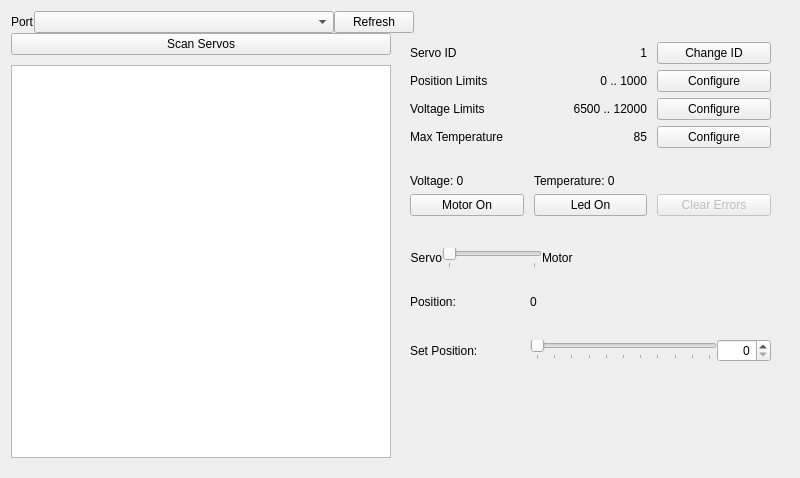
<?xml version="1.0" encoding="UTF-8"?>
<ui version="4.0">
 <class>ServoTerminal</class>
 <widget class="QWidget" name="ServoTerminal">
  <property name="geometry">
   <rect>
    <x>0</x>
    <y>0</y>
    <width>800</width>
    <height>478</height>
   </rect>
  </property>
  <property name="windowTitle">
   <string>LewanSoul Servo Terminal</string>
  </property>
  <layout class="QVBoxLayout">
   <property name="spacing">
    <number>0</number>
   </property>
   <item>
    <layout class="QHBoxLayout" stretch="0,0,0,1">
     <item>
      <widget class="QLabel" name="label">
       <property name="text">
        <string>Port</string>
       </property>
      </widget>
     </item>
     <item>
      <widget class="QComboBox" name="portCombo">
       <property name="minimumSize">
        <size>
         <width>300</width>
         <height>0</height>
        </size>
       </property>
      </widget>
     </item>
     <item>
      <widget class="QPushButton" name="refreshPortsButton">
       <property name="text">
        <string>Refresh</string>
       </property>
      </widget>
     </item>
     <item>
      <spacer>
       <property name="orientation">
        <enum>Qt::Horizontal</enum>
       </property>
       <property name="sizeHint" stdset="0">
        <size>
         <width>0</width>
         <height>0</height>
        </size>
       </property>
      </spacer>
     </item>
    </layout>
   </item>
   <item>
    <widget class="QWidget" name="connectionGroup" native="true">
     <layout class="QHBoxLayout">
      <property name="spacing">
       <number>10</number>
      </property>
      <property name="leftMargin">
       <number>0</number>
      </property>
      <property name="topMargin">
       <number>0</number>
      </property>
      <item>
       <layout class="QVBoxLayout" stretch="0,1">
        <property name="spacing">
         <number>10</number>
        </property>
        <property name="rightMargin">
         <number>0</number>
        </property>
        <item>
         <widget class="QPushButton" name="scanServosButton">
          <property name="text">
           <string>Scan Servos</string>
          </property>
         </widget>
        </item>
        <item>
         <widget class="QListWidget" name="servoList">
          <property name="sizePolicy">
           <sizepolicy hsizetype="Minimum" vsizetype="Expanding">
            <horstretch>0</horstretch>
            <verstretch>0</verstretch>
           </sizepolicy>
          </property>
         </widget>
        </item>
       </layout>
      </item>
      <item>
       <widget class="QWidget" name="servoGroup" native="true">
        <layout class="QGridLayout">
         <property name="horizontalSpacing">
          <number>10</number>
         </property>
         <item row="4" column="0">
          <spacer name="verticalSpacer_3">
           <property name="orientation">
            <enum>Qt::Vertical</enum>
           </property>
           <property name="sizeType">
            <enum>QSizePolicy::Fixed</enum>
           </property>
           <property name="sizeHint" stdset="0">
            <size>
             <width>20</width>
             <height>20</height>
            </size>
           </property>
          </spacer>
         </item>
         <item row="5" column="1">
          <widget class="QLabel" name="currentTemperature">
           <property name="text">
            <string>Temperature: 0</string>
           </property>
          </widget>
         </item>
         <item row="13" column="0">
          <spacer name="verticalSpacer">
           <property name="orientation">
            <enum>Qt::Vertical</enum>
           </property>
           <property name="sizeHint" stdset="0">
            <size>
             <width>20</width>
             <height>40</height>
            </size>
           </property>
          </spacer>
         </item>
         <item row="2" column="2">
          <widget class="QPushButton" name="configureVoltageLimitsButton">
           <property name="text">
            <string>Configure</string>
           </property>
          </widget>
         </item>
         <item row="0" column="0">
          <widget class="QLabel" name="servoName">
           <property name="text">
            <string>Servo ID</string>
           </property>
          </widget>
         </item>
         <item row="1" column="1">
          <widget class="QLabel" name="positionLimits">
           <property name="text">
            <string>0 .. 1000</string>
           </property>
           <property name="alignment">
            <set>Qt::AlignRight|Qt::AlignTrailing|Qt::AlignVCenter</set>
           </property>
          </widget>
         </item>
         <item row="1" column="0">
          <widget class="QLabel" name="label">
           <property name="text">
            <string>Position Limits</string>
           </property>
          </widget>
         </item>
         <item row="7" column="0">
          <spacer name="verticalSpacer_2">
           <property name="orientation">
            <enum>Qt::Vertical</enum>
           </property>
           <property name="sizeType">
            <enum>QSizePolicy::Fixed</enum>
           </property>
           <property name="sizeHint" stdset="0">
            <size>
             <width>20</width>
             <height>20</height>
            </size>
           </property>
          </spacer>
         </item>
         <item row="2" column="0">
          <widget class="QLabel" name="label">
           <property name="text">
            <string>Voltage Limits</string>
           </property>
          </widget>
         </item>
         <item row="5" column="0">
          <widget class="QLabel" name="currentVoltage">
           <property name="text">
            <string>Voltage: 0</string>
           </property>
          </widget>
         </item>
         <item row="8" column="0" colspan="3">
          <layout class="QHBoxLayout" name="horizontalLayout_2">
           <item>
            <widget class="QLabel" name="label">
             <property name="sizePolicy">
              <sizepolicy hsizetype="Preferred" vsizetype="Preferred">
               <horstretch>0</horstretch>
               <verstretch>0</verstretch>
              </sizepolicy>
             </property>
             <property name="text">
              <string>Servo</string>
             </property>
             <property name="alignment">
              <set>Qt::AlignRight|Qt::AlignTrailing|Qt::AlignVCenter</set>
             </property>
            </widget>
           </item>
           <item>
            <widget class="QSlider" name="servoOrMotorSwitch">
             <property name="minimumSize">
              <size>
               <width>100</width>
               <height>0</height>
              </size>
             </property>
             <property name="maximumSize">
              <size>
               <width>100</width>
               <height>16777215</height>
              </size>
             </property>
             <property name="maximum">
              <number>1</number>
             </property>
             <property name="pageStep">
              <number>1</number>
             </property>
             <property name="orientation">
              <enum>Qt::Horizontal</enum>
             </property>
             <property name="tickPosition">
              <enum>QSlider::TicksBelow</enum>
             </property>
            </widget>
           </item>
           <item>
            <widget class="QLabel" name="label">
             <property name="text">
              <string>Motor</string>
             </property>
            </widget>
           </item>
           <item>
            <spacer name="horizontalSpacer">
             <property name="orientation">
              <enum>Qt::Horizontal</enum>
             </property>
             <property name="sizeHint" stdset="0">
              <size>
               <width>40</width>
               <height>20</height>
              </size>
             </property>
            </spacer>
           </item>
          </layout>
         </item>
         <item row="3" column="0">
          <widget class="QLabel" name="label">
           <property name="text">
            <string>Max Temperature</string>
           </property>
          </widget>
         </item>
         <item row="0" column="1">
          <widget class="QLabel" name="servoIdLabel">
           <property name="text">
            <string>1</string>
           </property>
           <property name="alignment">
            <set>Qt::AlignRight|Qt::AlignTrailing|Qt::AlignVCenter</set>
           </property>
          </widget>
         </item>
         <item row="3" column="2">
          <widget class="QPushButton" name="configureMaxTemperatureButton">
           <property name="text">
            <string>Configure</string>
           </property>
          </widget>
         </item>
         <item row="6" column="0">
          <widget class="QPushButton" name="motorOnButton">
           <property name="text">
            <string>Motor On</string>
           </property>
           <property name="checkable">
            <bool>true</bool>
           </property>
           <property name="checked">
            <bool>false</bool>
           </property>
          </widget>
         </item>
         <item row="2" column="1">
          <widget class="QLabel" name="voltageLimits">
           <property name="text">
            <string>6500 .. 12000</string>
           </property>
           <property name="alignment">
            <set>Qt::AlignRight|Qt::AlignTrailing|Qt::AlignVCenter</set>
           </property>
          </widget>
         </item>
         <item row="1" column="2">
          <widget class="QPushButton" name="configurePositionLimitsButton">
           <property name="text">
            <string>Configure</string>
           </property>
          </widget>
         </item>
         <item row="0" column="2">
          <widget class="QPushButton" name="configureIdButton">
           <property name="text">
            <string>Change ID</string>
           </property>
          </widget>
         </item>
         <item row="3" column="1">
          <widget class="QLabel" name="maxTemperature">
           <property name="text">
            <string>85</string>
           </property>
           <property name="alignment">
            <set>Qt::AlignRight|Qt::AlignTrailing|Qt::AlignVCenter</set>
           </property>
          </widget>
         </item>
         <item row="6" column="1">
          <widget class="QPushButton" name="ledOnButton">
           <property name="text">
            <string>Led On</string>
           </property>
           <property name="checkable">
            <bool>true</bool>
           </property>
          </widget>
         </item>
         <item row="6" column="2">
            <widget class="QPushButton" name="clearLedErrorsButton">
                <property name="text"><string>Clear Errors</string></property>
                <property name="enabled"><bool>false</bool></property>
            </widget>
         </item>
         <item row="7" column="2">
           <widget class="QLabel" name="ledErrors" />
         </item>
         <item row="9" column="0" colspan="3">
          <widget class="QStackedWidget" name="servoOrMotorModeUi">
           <property name="currentIndex">
            <number>0</number>
           </property>
           <widget class="QWidget" name="servoModeUi">
            <layout class="QGridLayout">
             <property name="leftMargin">
              <number>0</number>
             </property>
             <property name="topMargin">
              <number>0</number>
             </property>
             <property name="rightMargin">
              <number>0</number>
             </property>
             <property name="bottomMargin">
              <number>0</number>
             </property>
             <property name="horizontalSpacing">
              <number>0</number>
             </property>
             <property name="verticalSpacing">
              <number>10</number>
             </property>
             <item row="0" column="0">
              <widget class="QLabel" name="label">
               <property name="text">
                <string>Position:</string>
               </property>
              </widget>
             </item>
             <item row="0" column="1">
              <widget class="QLabel" name="currentPosition">
               <property name="text">
                <string>0</string>
               </property>
              </widget>
             </item>
             <item row="1" column="0">
              <widget class="QLabel" name="label">
               <property name="text">
                <string>Set Position:</string>
               </property>
              </widget>
             </item>
             <item row="1" column="1" colspan="2">
              <layout class="QHBoxLayout" name="horizontalLayout">
               <item>
                <widget class="QSlider" name="positionSlider">
                 <property name="minimum">
                  <number>0</number>
                 </property>
                 <property name="maximum">
                  <number>1000</number>
                 </property>
                 <property name="sliderPosition">
                  <number>0</number>
                 </property>
                 <property name="orientation">
                  <enum>Qt::Horizontal</enum>
                 </property>
                 <property name="tickPosition">
                  <enum>QSlider::TicksBelow</enum>
                 </property>
                 <property name="tickInterval">
                  <number>100</number>
                 </property>
                </widget>
               </item>
               <item>
                <widget class="QSpinBox" name="positionEdit">
                 <property name="minimumSize">
                  <size>
                   <width>0</width>
                   <height>0</height>
                  </size>
                 </property>
                 <property name="alignment">
                  <set>Qt::AlignRight|Qt::AlignTrailing|Qt::AlignVCenter</set>
                 </property>
                 <property name="maximum">
                  <number>1000</number>
                 </property>
                 <property name="keyboardTracking">
                   <bool>false</bool>
                 </property>
                </widget>
               </item>
              </layout>
             </item>
            </layout>
           </widget>
           <widget class="QWidget" name="motorModeUi">
            <layout class="QGridLayout">
             <property name="leftMargin">
              <number>0</number>
             </property>
             <property name="topMargin">
              <number>0</number>
             </property>
             <property name="rightMargin">
              <number>0</number>
             </property>
             <property name="bottomMargin">
              <number>0</number>
             </property>
             <property name="horizontalSpacing">
              <number>0</number>
             </property>
             <property name="verticalSpacing">
              <number>10</number>
             </property>
             <item row="0" column="0">
              <widget class="QLabel" name="label">
               <property name="text">
                <string>Speed:</string>
               </property>
              </widget>
             </item>
             <item row="0" column="1">
              <widget class="QLabel" name="currentSpeed">
               <property name="text">
                <string>0</string>
               </property>
              </widget>
             </item>
             <item row="1" column="0">
              <widget class="QLabel" name="label">
               <property name="text">
                <string>Set Speed:</string>
               </property>
              </widget>
             </item>
             <item row="1" column="1" colspan="2">
              <layout class="QHBoxLayout" name="horizontalLayout">
               <item>
                <widget class="QSlider" name="speedSlider">
                 <property name="minimum">
                  <number>-1000</number>
                 </property>
                 <property name="maximum">
                  <number>1000</number>
                 </property>
                 <property name="sliderPosition">
                  <number>0</number>
                 </property>
                 <property name="orientation">
                  <enum>Qt::Horizontal</enum>
                 </property>
                 <property name="tickPosition">
                  <enum>QSlider::TicksBelow</enum>
                 </property>
                 <property name="tickInterval">
                  <number>100</number>
                 </property>
                </widget>
               </item>
               <item>
                <widget class="QSpinBox" name="speedEdit">
                 <property name="minimumSize">
                  <size>
                   <width>0</width>
                   <height>0</height>
                  </size>
                 </property>
                 <property name="alignment">
                  <set>Qt::AlignRight|Qt::AlignTrailing|Qt::AlignVCenter</set>
                 </property>
                 <property name="minimum">
                  <number>-1000</number>
                 </property>
                 <property name="maximum">
                  <number>1000</number>
                 </property>
                 <property name="keyboardTracking">
                   <bool>false</bool>
                 </property>
                </widget>
               </item>
              </layout>
             </item>
            </layout>
           </widget>
          </widget>
         </item>
        </layout>
       </widget>
      </item>
     </layout>
    </widget>
   </item>
  </layout>
 </widget>
 <resources/>
 <connections/>
</ui>
